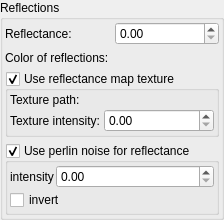
           <widget class="QGroupBox" name="groupBox_10">
            <property name="title">
             <string>Reflections</string>
            </property>
            <layout class="QVBoxLayout" name="verticalLayout_12">
             <property name="leftMargin">
              <number>2</number>
             </property>
             <property name="topMargin">
              <number>2</number>
             </property>
             <property name="rightMargin">
              <number>2</number>
             </property>
             <property name="bottomMargin">
              <number>2</number>
             </property>
             <item>
              <layout class="QGridLayout" name="gridLayout_13" columnstretch="0,0">
               <item row="1" column="1">
                <widget class="MyColorButton" name="colorButton_reflections_color" native="true">
                 <property name="sizePolicy">
                  <sizepolicy hsizetype="Expanding" vsizetype="Preferred">
                   <horstretch>0</horstretch>
                   <verstretch>0</verstretch>
                  </sizepolicy>
                 </property>
                 <property name="text" stdset="0">
                  <string>PushButton</string>
                 </property>
                </widget>
               </item>
               <item row="0" column="0">
                <widget class="QLabel" name="label_70">
                 <property name="text">
                  <string>Reflectance:</string>
                 </property>
                </widget>
               </item>
               <item row="0" column="1">
                <widget class="MyDoubleSpinBox" name="spinbox_reflectance">
                 <property name="sizePolicy">
                  <sizepolicy hsizetype="Minimum" vsizetype="Maximum">
                   <horstretch>0</horstretch>
                   <verstretch>0</verstretch>
                  </sizepolicy>
                 </property>
                 <property name="toolTip">
                  <string>&lt;html&gt;&lt;head/&gt;&lt;body&gt;&lt;p&gt;Intensity of light reflection effect&lt;/p&gt;&lt;p&gt;To apply this effect, enable ray-traced reflections in &lt;span style=&quot; font-style:italic;&quot;&gt;Raytracing&lt;/span&gt; tab or environment mapping&lt;br/&gt;&lt;/p&gt;&lt;table border=&quot;0&quot; style=&quot; margin-top:0px; margin-bottom:0px; margin-left:0px; margin-right:0px;&quot; cellspacing=&quot;2&quot; cellpadding=&quot;0&quot;&gt;&lt;tr&gt;&lt;td&gt;&lt;p&gt;reflectance 0.5&lt;/p&gt;&lt;/td&gt;&lt;td&gt;&lt;p&gt;reflectance 0.8&lt;/p&gt;&lt;/td&gt;&lt;td&gt;&lt;p&gt;reflectance 1.0 (perfect reflection)&lt;/p&gt;&lt;/td&gt;&lt;/tr&gt;&lt;tr&gt;&lt;td&gt;&lt;p&gt;&lt;img src=&quot;:/tooltips/tooltips_images/material - reflectance 0.5.jpg&quot;/&gt;&lt;/p&gt;&lt;/td&gt;&lt;td&gt;&lt;p&gt;&lt;img src=&quot;:/tooltips/tooltips_images/material - reflectance 0.8.jpg&quot;/&gt;&lt;/p&gt;&lt;/td&gt;&lt;td&gt;&lt;p&gt;&lt;img src=&quot;:/tooltips/tooltips_images/material - reflectance 1.0.jpg&quot;/&gt;&lt;/p&gt;&lt;/td&gt;&lt;/tr&gt;&lt;/table&gt;&lt;/body&gt;&lt;/html&gt;</string>
                 </property>
                 <property name="prefix">
                  <string/>
                 </property>
                 <property name="suffix">
                  <string/>
                 </property>
                 <property name="decimals">
                  <number>2</number>
                 </property>
                 <property name="maximum">
                  <double>1000.000000000000000</double>
                 </property>
                 <property name="singleStep">
                  <double>0.100000000000000</double>
                 </property>
                </widget>
               </item>
               <item row="1" column="0">
                <widget class="QLabel" name="label_91">
                 <property name="text">
                  <string>Color of reflections:</string>
                 </property>
                </widget>
               </item>
              </layout>
             </item>
             <item>
              <widget class="MyGroupBox" name="groupCheck_use_reflectance_texture">
               <property name="title">
                <string>Use reflectance map texture</string>
               </property>
               <property name="checkable">
                <bool>true</bool>
               </property>
               <layout class="QVBoxLayout" name="verticalLayout_150">
                <property name="spacing">
                 <number>2</number>
                </property>
                <property name="leftMargin">
                 <number>2</number>
                </property>
                <property name="topMargin">
                 <number>2</number>
                </property>
                <property name="rightMargin">
                 <number>2</number>
                </property>
                <property name="bottomMargin">
                 <number>2</number>
                </property>
                <item>
                 <layout class="QGridLayout" name="gridLayout_102" rowstretch="0,0" columnstretch="0,0,1">
                  <property name="spacing">
                   <number>2</number>
                  </property>
                  <item row="1" column="0">
                   <widget class="QLabel" name="label_397">
                    <property name="text">
                     <string>Texture intensity:</string>
                    </property>
                   </widget>
                  </item>
                  <item row="0" column="0">
                   <widget class="QLabel" name="label_398">
                    <property name="text">
                     <string>Texture path:</string>
                    </property>
                   </widget>
                  </item>
                  <item row="0" column="1" colspan="2">
                   <widget class="FileSelectWidget" name="text_file_reflectance_texture" native="true">
                    <property name="sizePolicy">
                     <sizepolicy hsizetype="Expanding" vsizetype="Preferred">
                      <horstretch>0</horstretch>
                      <verstretch>0</verstretch>
                     </sizepolicy>
                    </property>
                   </widget>
                  </item>
                  <item row="1" column="2">
                   <widget class="MyDoubleSpinBox" name="spinbox_reflectance_texture_intensity">
                    <property name="sizePolicy">
                     <sizepolicy hsizetype="Minimum" vsizetype="Maximum">
                      <horstretch>0</horstretch>
                      <verstretch>0</verstretch>
                     </sizepolicy>
                    </property>
                    <property name="prefix">
                     <string/>
                    </property>
                    <property name="suffix">
                     <string/>
                    </property>
                    <property name="decimals">
                     <number>2</number>
                    </property>
                    <property name="maximum">
                     <double>1000.000000000000000</double>
                    </property>
                    <property name="singleStep">
                     <double>0.100000000000000</double>
                    </property>
                   </widget>
                  </item>
                 </layout>
                </item>
               </layout>
              </widget>
             </item>
             <item>
              <widget class="MyGroupBox" name="groupCheck_perlin_noise_reflectance_enable">
               <property name="title">
                <string>Use perlin noise for reflectance</string>
               </property>
               <property name="checkable">
                <bool>true</bool>
               </property>
               <property name="checked">
                <bool>true</bool>
               </property>
               <layout class="QGridLayout" name="gridLayout_33" rowstretch="0,0" columnstretch="0,1">
                <property name="leftMargin">
                 <number>2</number>
                </property>
                <property name="topMargin">
                 <number>2</number>
                </property>
                <property name="rightMargin">
                 <number>2</number>
                </property>
                <property name="bottomMargin">
                 <number>2</number>
                </property>
                <property name="spacing">
                 <number>2</number>
                </property>
                <item row="0" column="1">
                 <widget class="MyDoubleSpinBox" name="spinbox_perlin_noise_reflectance_intensity">
                  <property name="sizePolicy">
                   <sizepolicy hsizetype="Minimum" vsizetype="Maximum">
                    <horstretch>0</horstretch>
                    <verstretch>0</verstretch>
                   </sizepolicy>
                  </property>
                  <property name="toolTip">
                   <string>&lt;html&gt;&lt;head/&gt;&lt;body&gt;&lt;p&gt;Contrast of color texture&lt;/p&gt;&lt;/body&gt;&lt;/html&gt;</string>
                  </property>
                  <property name="prefix">
                   <string/>
                  </property>
                  <property name="suffix">
                   <string/>
                  </property>
                  <property name="decimals">
                   <number>2</number>
                  </property>
                  <property name="minimum">
                   <double>0.000000000000000</double>
                  </property>
                  <property name="maximum">
                   <double>1000.000000000000000</double>
                  </property>
                  <property name="singleStep">
                   <double>0.100000000000000</double>
                  </property>
                 </widget>
                </item>
                <item row="0" column="0">
                 <widget class="QLabel" name="label_54">
                  <property name="text">
                   <string>intensity</string>
                  </property>
                 </widget>
                </item>
                <item row="1" column="0" colspan="2">
                 <widget class="MyCheckBox" name="checkBox_perlin_noise_reflectance_invert">
                  <property name="text">
                   <string>invert</string>
                  </property>
                 </widget>
                </item>
               </layout>
              </widget>
             </item>
            </layout>
           </widget>
